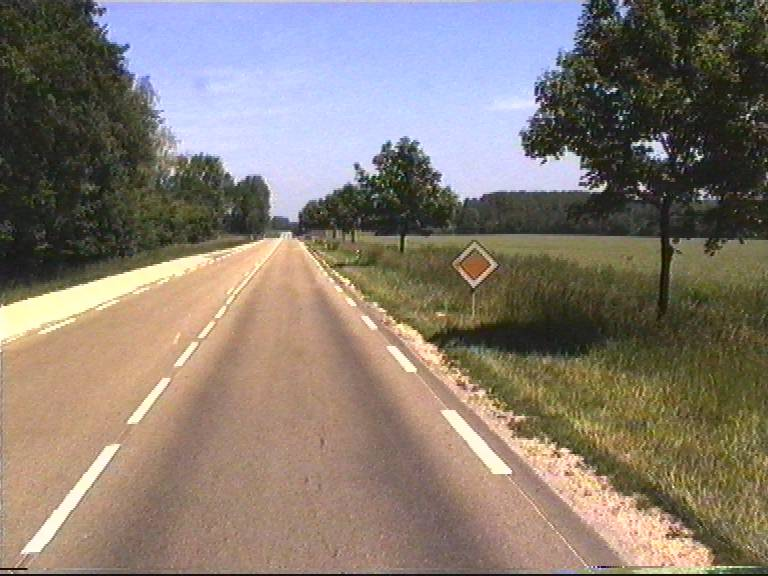
#> input picture images/colour-spaces/60.jpg, 768 x 576 px
$ jupyter execute edge-detection.ipynb   (older library calls are emulated)
#> lines starting #> are read from the running program, lines starting #| are printed output that depends on the picture; after the words box and inside, x2 and y2 are one past the last pixel; in counts of white or black regions, pixels touching at a corner belong together
# Edge detection

[cell 1]
import numpy as np
import cv2
import ipyplot
from PIL import Image
# size of test image
n = 512

# get test image of a circle

test_image = np.zeros((n, n))
cv2.circle(test_image, center=(n//2, n//2), radius=n//3, color=(255,), thickness=-1)
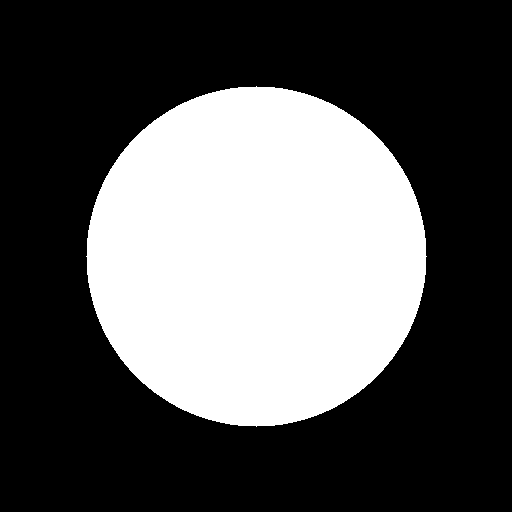
#> test_image: shape (512, 512) float64; 34.6% white; 1 white region, box (x1, y1, x2, y2) and area: (86, 86, 427, 427) 90785

# blurr test image
cv2.GaussianBlur(test_image, ksize=(15,15), sigmaX=13, dst=test_image)
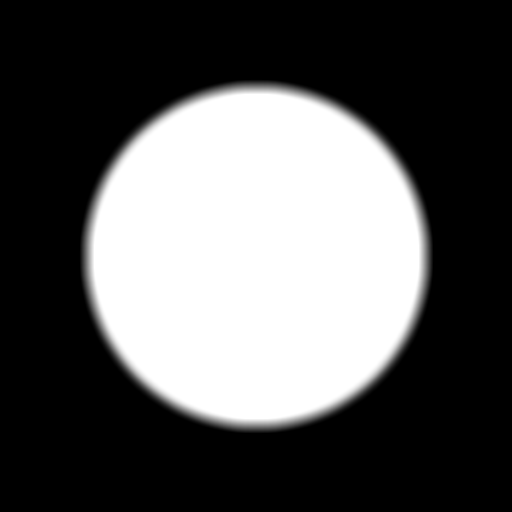
#> test_image: shape (512, 512) float64; 7.26% of pixels changed, all inside (x1, y1, x2, y2) = (79, 79, 434, 434)

# 0-1 normalize
test_image = cv2.normalize(test_image, None, 0, 1, cv2.NORM_MINMAX, dtype=cv2.CV_32FC1)
ipyplot.plot_images([test_image], img_width=500)
#> (this line was passed over: ipyplot is not available in this run)

[cell 2]
# Get Sobel Kernels
Gx = np.array([[1, 0, -1],
               [2, 0, -2],
               [1, 0, -1]])
Gy = Gx.T
Gy = -Gx.T
# Perform Sobel Fitlering
x_filtered = cv2.filter2D(test_image, ddepth=-1, kernel=Gx)
y_filtered = cv2.filter2D(test_image, ddepth=-1, kernel=Gy)
ipyplot.plot_images([x_filtered, y_filtered], img_width=500)
#> (this line was passed over: ipyplot is not available in this run)

[cell 3]
src = '../images/colour-spaces/60.jpg'
img = Image.open(src)
#> img is the input picture: PIL image 768x576 RGB; mean R, G, B 134.2, 123.9, 114
ipyplot.plot_image(img, img_width=200)
#> (this line was passed over: ipyplot is not available in this run)
